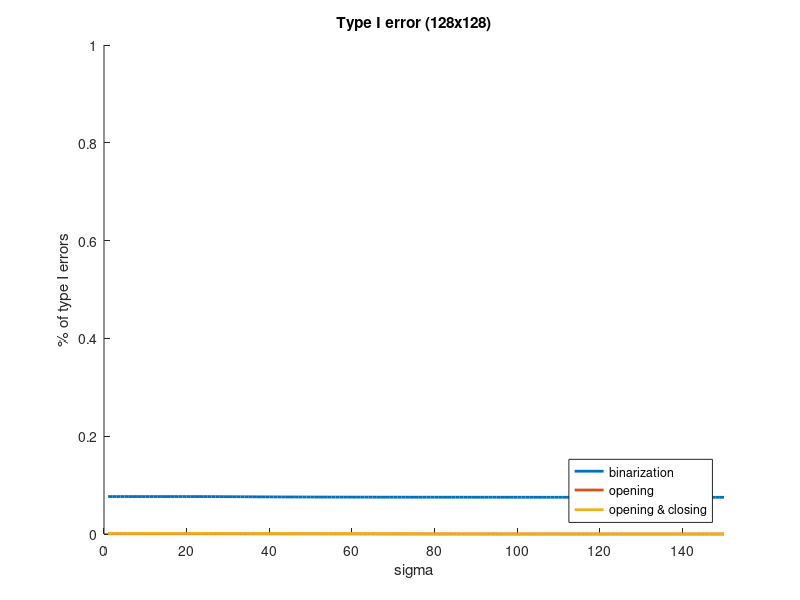
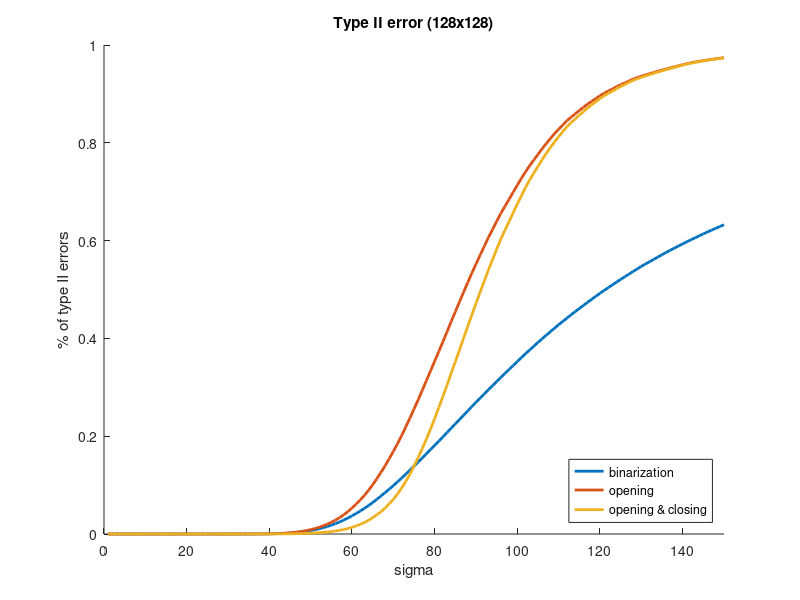
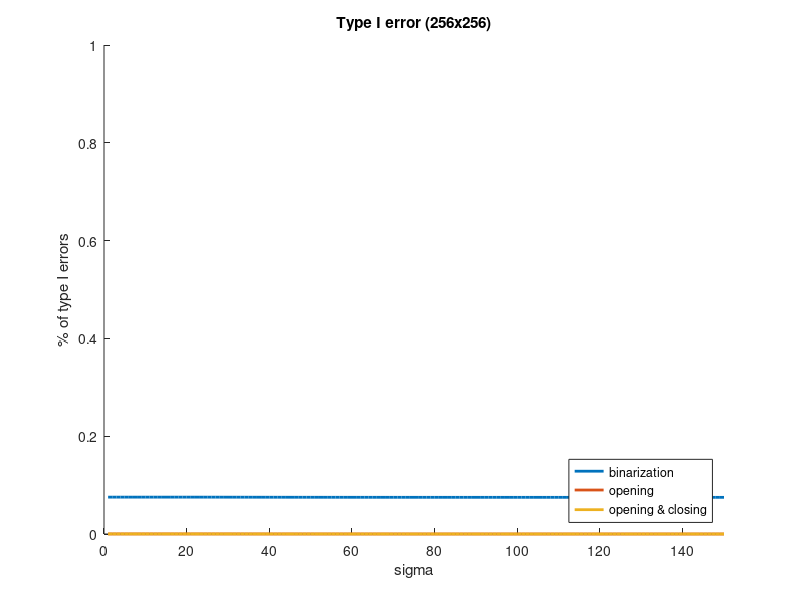
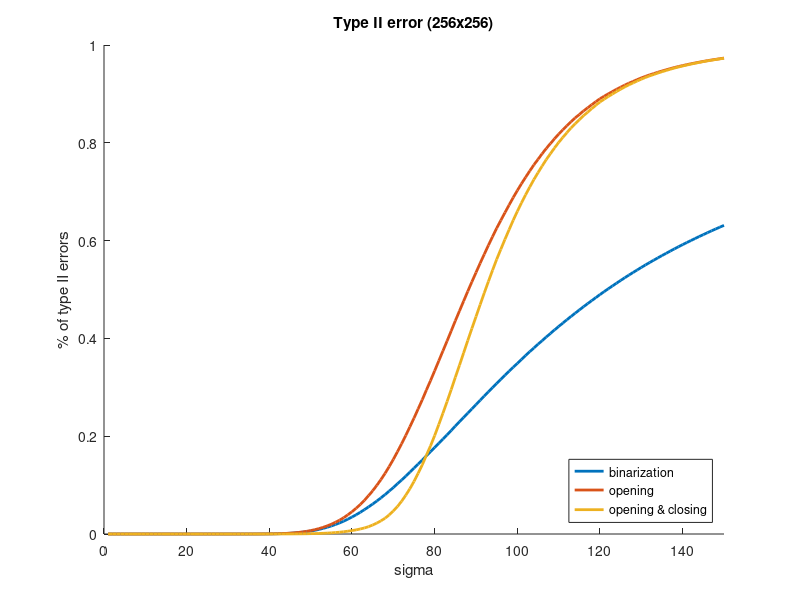

MATLAB code for these plots, in order:
% Load results:
load('resultsErrorTestCases_relaxed.mat');

% ------------------------------------------------------------------------

% Determine range of standard deviations:
sigma_range = 1 : max_sigma;

% ------------------------------------------------------------------------

% Loop over dimensions:
for i = 1 : size(dims, 2)
    
    % Initialize counters for the errors and total number of pixels:
    err = zeros(max_sigma, 2);
    err_o = zeros(max_sigma, 2);
    err_oc = zeros(max_sigma, 2);
    total = zeros(1, 2);
    
    % Generate name of the substructure of the dimension:
    dim_name = strcat('pxl', num2str(dims(i)), 'x', num2str(dims(i)));
    
    for j = 1 : nr_pictures
        
        % Add results to the counters results:
        total = total + cases.(dim_name).(strcat('total', num2str(j)));
        err = err + cases.(dim_name).(strcat('err', num2str(j)));
        err_o = err_o + cases.(dim_name).(strcat('err_o', num2str(j)));
        err_oc = err_oc + cases.(dim_name).(strcat('err_oc', num2str(j)));
        
    end
    
    % ------------------------------------------------------------------------
    
    % Type I error plot
    figure
    hold on
    plot(sigma_range, err(:, 1) / total(1), 'Linewidth', 2.0)
    plot(sigma_range, err_o(:, 1) / total(1), 'Linewidth', 2.0)
    plot(sigma_range, err_oc(:, 1) / total(1), 'Linewidth', 2.0)
    legend('binarization', 'opening', 'opening & closing', 'Location', 'southeast')
    title(strcat('Type I error (', num2str(dims(i)), 'x', num2str(dims(i)), ')'))
    xlabel('sigma')
    ylabel('% of type I errors')
    axis([0 max_sigma 0 1])
    hold off
    
    % Type II error plot
    figure
    hold on
    plot(sigma_range, err(:, 2) / total(2), 'Linewidth', 2.0)
    plot(sigma_range, err_o(:, 2) / total(2), 'Linewidth', 2.0)
    plot(sigma_range, err_oc(:, 2) / total(2), 'Linewidth', 2.0)
    legend('binarization', 'opening', 'opening & closing', 'Location', 'southeast')
    title(strcat('Type II error (', num2str(dims(i)), 'x', num2str(dims(i)), ')'))
    xlabel('sigma')
    ylabel('% of type II errors')
    axis([0 max_sigma 0 1])
    hold off
    
    % ------------------------------------------------------------------------
    
    % Write to .csv file:
    csvwrite(strcat('resultsErrorTestCasesTypeI_', num2str(dims(i)), 'x', num2str(dims(i)), '_relaxed.csv'), [sigma_range' (err(:, 1) / total(1))])
    csvwrite(strcat('resultsErrorTestCasesTypeI_', num2str(dims(i)), 'x', num2str(dims(i)), '_o_relaxed.csv'), [sigma_range' (err_o(:, 1) / total(1))])
    csvwrite(strcat('resultsErrorTestCasesTypeI_', num2str(dims(i)), 'x', num2str(dims(i)), '_oc_relaxed.csv'), [sigma_range' (err_oc(:, 1) / total(1))])
    csvwrite(strcat('resultsErrorTestCasesTypeII_', num2str(dims(i)), 'x', num2str(dims(i)), '_relaxed.csv'), [sigma_range' (err(:, 2) / total(2))])
    csvwrite(strcat('resultsErrorTestCasesTypeII_', num2str(dims(i)), 'x', num2str(dims(i)), '_o_relaxed.csv'), [sigma_range' (err_o(:, 2) / total(2))])
    csvwrite(strcat('resultsErrorTestCasesTypeII_', num2str(dims(i)), 'x', num2str(dims(i)), '_oc_relaxed.csv'), [sigma_range' (err_oc(:, 2) / total(2))])
    
end